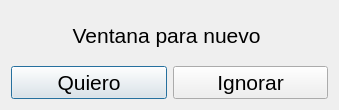
<?xml version="1.0" encoding="UTF-8"?>
<ui version="4.0">
 <class>winNuevo</class>
 <widget class="QDialog" name="winNuevo">
  <property name="geometry">
   <rect>
    <x>0</x>
    <y>0</y>
    <width>339</width>
    <height>110</height>
   </rect>
  </property>
  <property name="font">
   <font>
    <pointsize>16</pointsize>
   </font>
  </property>
  <property name="windowTitle">
   <string>Ventana auxiliar</string>
  </property>
  <property name="windowIcon">
   <iconset theme="QIcon::ThemeIcon::DocumentOpen"/>
  </property>
  <layout class="QGridLayout" name="gridLayout">
   <item row="0" column="0" colspan="2">
    <widget class="QLabel" name="label">
     <property name="text">
      <string>Ventana para nuevo </string>
     </property>
     <property name="alignment">
      <set>Qt::AlignmentFlag::AlignCenter</set>
     </property>
    </widget>
   </item>
   <item row="1" column="0">
    <widget class="QPushButton" name="btnQuiero">
     <property name="text">
      <string>Quiero</string>
     </property>
    </widget>
   </item>
   <item row="1" column="1">
    <widget class="QPushButton" name="btnIgnorar">
     <property name="text">
      <string>Ignorar</string>
     </property>
    </widget>
   </item>
  </layout>
 </widget>
 <resources/>
 <connections/>
</ui>
